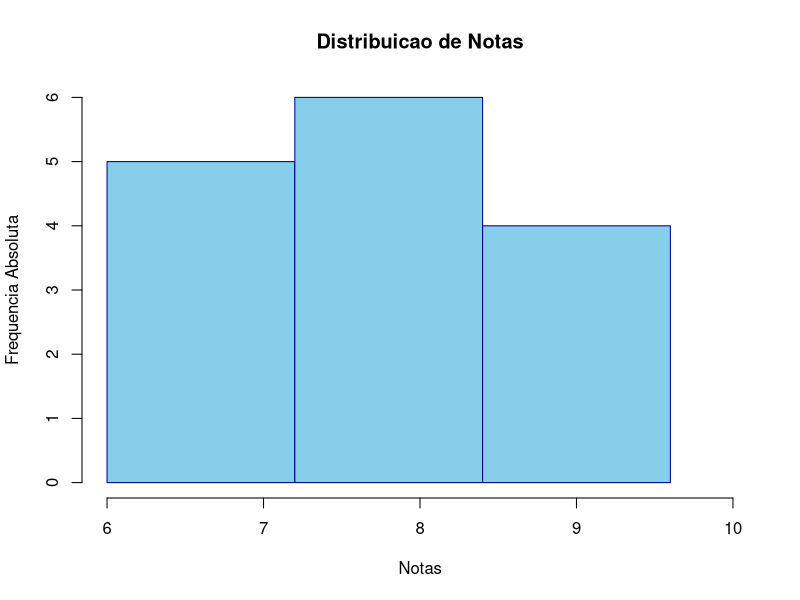
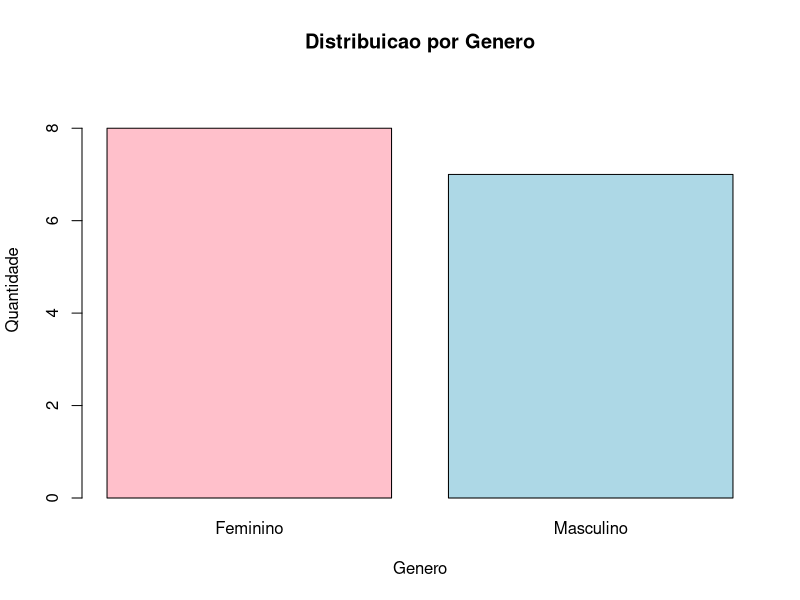

These charts were generated, in order, by the following R code:
#Autores(as): Rikelry M. Souza & Zildenny G. Ferreira

# No R Studio:
# i) CRIACAO DO DATAFRAME

dados <- data.frame(
  nota = c(7.5, 8.2, 6.8, 9.1, 7.9, 8.5, 6.3, 7.0, 8.8, 7.2, 6.9, 8.0, 7.7, 9.5, 8.3),
  genero = c("Feminino", "Masculino", "Feminino", "Masculino", "Feminino", 
             "Masculino", "Feminino", "Masculino", "Feminino", "Masculino",
             "Feminino", "Masculino", "Feminino", "Masculino", "Feminino")
)

print("Dataframe criado:")
head(dados)

# ii) TABELAS DE FREQUENCIA

# Variavel Quantitativa (nota)
intervalos <- cut(dados$nota, 
                  breaks = seq(6, 9.6, by = 1.2),
                  include.lowest = TRUE)

freq_abs_nota <- table(intervalos)
freq_rel_nota <- prop.table(freq_abs_nota)
freq_acum_nota <- cumsum(freq_abs_nota)

tabela_nota <- data.frame(
  Intervalo = names(freq_abs_nota),
  fi = as.numeric(freq_abs_nota),
  fr = round(as.numeric(freq_rel_nota), 4),
  Fac = as.numeric(freq_acum_nota)
)

print("Tabela de Frequencia - Notas:")
print(tabela_nota)

# Variavel Qualitativa (genero)
freq_abs_genero <- table(dados$genero)
freq_rel_genero <- prop.table(freq_abs_genero)
freq_acum_genero <- cumsum(freq_abs_genero)

tabela_genero <- data.frame(
  Genero = names(freq_abs_genero),
  fi = as.numeric(freq_abs_genero),
  fr = round(as.numeric(freq_rel_genero), 4),
  Fac = as.numeric(freq_acum_genero)
)

print("Tabela de Frequencia - Genero:")
print(tabela_genero)

# iii) GRAFICOS

# Histograma das notas
hist(dados$nota,
     main = "Distribuicao de Notas",
     xlab = "Notas",
     ylab = "Frequencia Absoluta",
     col = "skyblue",
     border = "darkblue",
     breaks = seq(6, 10, by = 1.2),
     xlim = c(6, 10),
     ylim = c(0, 6))

# Grefico de barras por genero
barplot(freq_abs_genero,
        main = "Distribuicao por Genero",
        xlab = "Genero",
        ylab = "Quantidade",
        col = c("pink", "lightblue"),
        names.arg = names(freq_abs_genero),
        ylim = c(0, max(freq_abs_genero) + 1))

# iv) MEDIDAS ESTATiSTICAS

# Calculos estatisticos basicos
media <- mean(dados$nota)
mediana <- median(dados$nota)
amplitude <- max(dados$nota) - min(dados$nota)
variancia <- var(dados$nota)
desvio_padrao <- sd(dados$nota)
cv <- (desvio_padrao / media) * 100  

# Moda (ponto medio do intervalo de maior frequencia)
intervalo_moda <- names(which.max(freq_abs_nota))
limites <- as.numeric(unlist(strsplit(gsub("[\\(\\)\\[\\]]", "", intervalo_moda), ",")))
moda <- mean(limites)

# Tabela de medidas
resultados <- data.frame(
  Medida = c("Media", "Mediana", "Moda (ponto medio do intervalo modal)", 
             "Amplitude", "Variancia", "Desvio Padrao", "Coeficiente de Variacao (CV)"),
  Valor = c(
    round(media, 4),
    mediana,
    round(moda, 4),
    amplitude,
    round(variancia, 4),
    round(desvio_padrao, 4),
    paste0(round(cv, 2), "%")
  )
)

print("Medidas Estatisticas para a Variavel Nota:")
print(resultados)

# 2) Salvar o scrip com extensao R.
# 3) Enviar o arquivo para Ariane@ifpi.edu.br
# 4) Prazo 18/08/25
# 5) Observacao: Quem nao atingir a nota minima fara exame final no dia 20/08/25.
